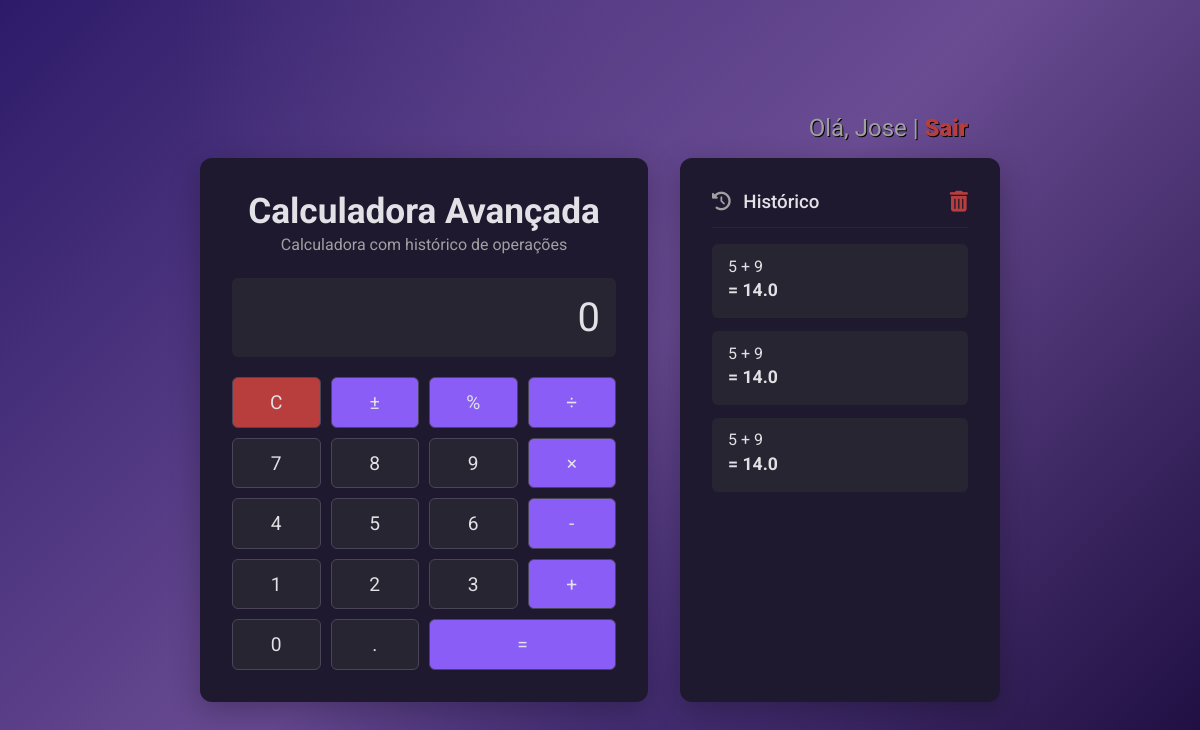
/home/ (signed in), run on an earlier commit of the app's database.
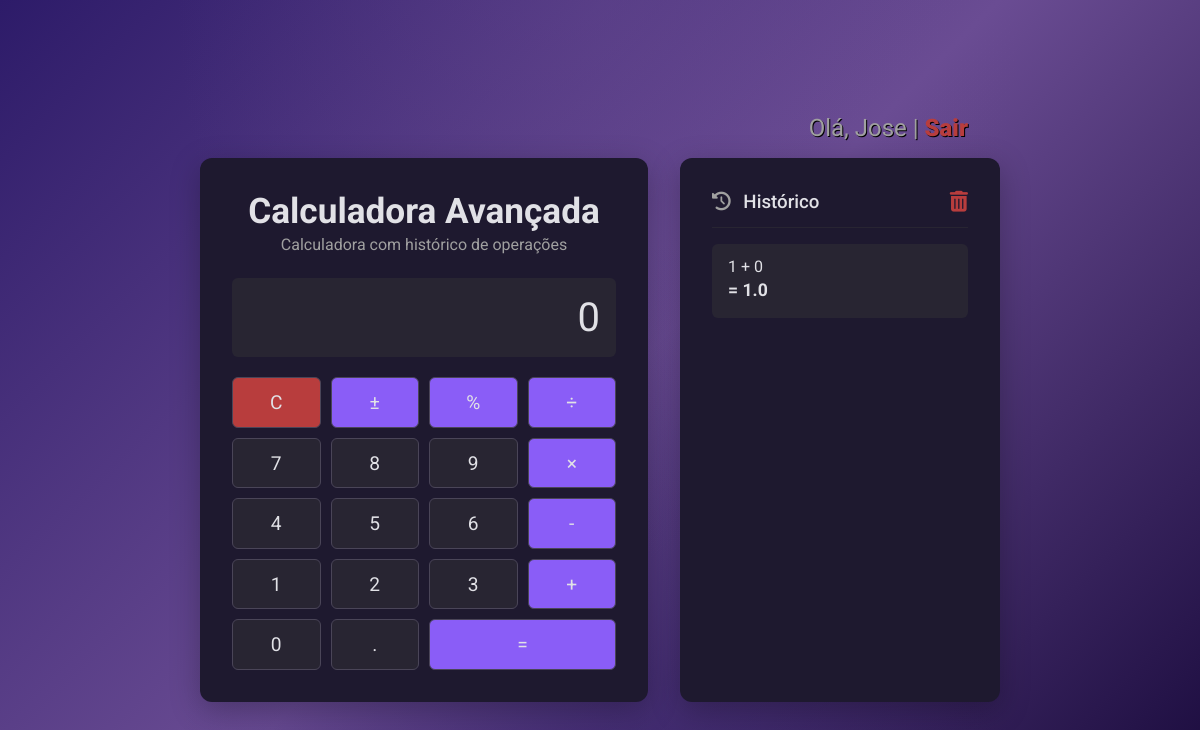
And on a later commit of the database.
### core/models.py (models this page shows, shortened)
class Operacao(models.Model):
    usuario = models.ForeignKey(User, on_delete=models.CASCADE)
    parametros = models.CharField(max_length=100)
    resultado = models.CharField(max_length=100)
    dt_inclusao = models.DateTimeField(auto_now_add=True)
    class Meta:
        ordering = ['-dt_inclusao']
        verbose_name_plural = "Operações"

### core/views.py (the view, shortened to what this page needs)
# urls.py: path('home/', views.calculadora, name='calculadora'),
@login_required
def calculadora(request):
    contexto = {}
    operacoes_recentes = Operacao.objects.filter(usuario=request.user)[:5]
    contexto['historico'] = operacoes_recentes
    return render(request, 'home/calculator.html', contexto)

### templates/home/calculator.html (shortened to what this page needs)
{% load static %}
<!DOCTYPE html>
<html lang="pt-br">
<head>
    <link rel="stylesheet" href="https://cdnjs.cloudflare.com/ajax/libs/font-awesome/6.0.0-beta3/css/all.min.css">
    <link rel="stylesheet" href="{% static 'css/calculator.css' %}">
</head>
<body>
    <div class="header">
        <span>Olá, {{ user.username|title }}</span> | <a href="{% url 'logout' %}">Sair</a>
    </div>
    <div class="container">
        <div class="main-content">
            <div class="calculator-header">
                <h2>Calculadora Avançada</h2>
                <p>Calculadora com histórico de operações</p>
            </div>
            <div class="calculator-grid">
                <div class="display" id="display">{% if resultado %}{{ resultado }}{% elif erro %}Erro{% else %}0{% endif %}</div>
                <button class="clear" data-value="C">C</button>
                <button class="operator" data-value="negate">±</button>
                <button class="operator" data-value="percent">%</button>
                <button class="operator" data-value="/">÷</button>
                <button data-value="7">7</button>
                <button data-value="8">8</button>
                <button data-value="9">9</button>
                <button class="operator" data-value="*">×</button>
                <button data-value="4">4</button>
                <button data-value="5">5</button>
                <button data-value="6">6</button>
                <button class="operator" data-value="-">-</button>
                <button data-value="1">1</button>
                <button data-value="2">2</button>
                <button data-value="3">3</button>
                <button class="operator" data-value="+">+</button>
                <button data-value="0">0</button>
                <button data-value=".">.</button>
                <button class="equals" data-value="=">=</button>
            </div>
        </div>
        <div class="sidebar">
            <div class="historico-header">
                <h3><i class="fas fa-history"></i> Histórico</h3>
                <form id="deleteLatestForm" method="post" action="{% url 'delete_latest_history' %}">
                    <button type="submit" class="clear-history-btn" title="Excluir último registro">
                        <i class="fas fa-trash-alt"></i>
                    </button>
                </form>
            </div>
            <div class="historico">
                <ul id="historyList">
                    {% for op in historico %}
                        <li>
                            <span>{{ op.parametros }}</span>
                            <strong>= {{ op.resultado }}</strong>
                        </li>
                    {% empty %}
                        <li>Nenhum cálculo realizado ainda.</li>
                    {% endfor %}
                </ul>
            </div>
        </div>
    </div>
</body>
</html>

What changed in the data, as far as the page shows it:
removed Operacao: parametros "5 + 9", resultado "14.0"
removed Operacao: parametros "5 + 9", resultado "14.0"
removed Operacao: parametros "5 + 9", resultado "14.0"
added Operacao: parametros "1 + 0", resultado "1.0"
